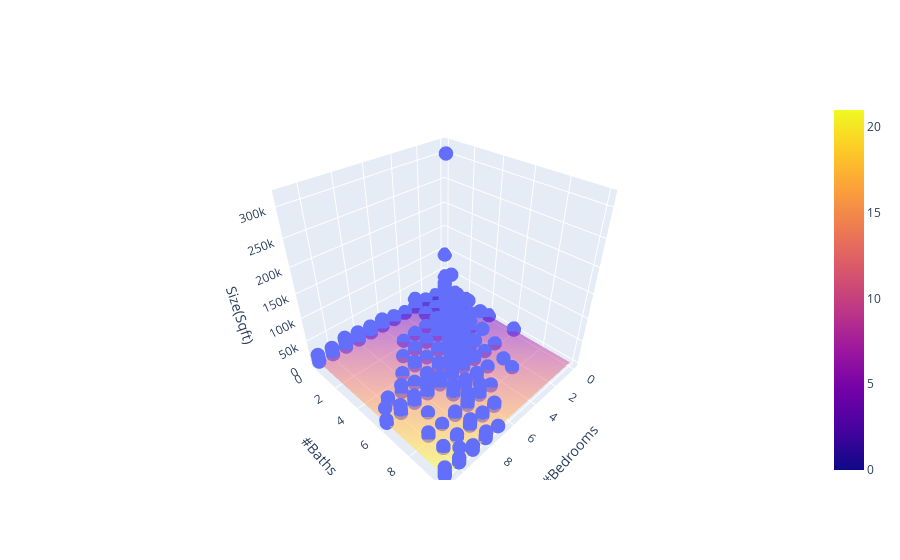

The code cell stored with this chart in its notebook:
### Code cell
try:
    x = X.to_numpy()
except:
    pass

# create 3D scatter plot
scatter = go.Scatter3d(x=x[:,0],
                       y=x[:,1],
                       z=x[:,2],
                       mode='markers',
                       marker=dict(size=5))

# create a linear sheet that cuts through the data
new_x = np.linspace(min(x[:,0]), max(x[:,0]), 10)
new_y = np.linspace(min(x[:,1]), max(x[:,1]), 10)
X, Y = np.meshgrid(new_x, new_y)
Z = X + Y

# create 3D surface plot of the linear sheet
surface = go.Surface(x=X, y=Y, z=Z, opacity=0.5)

# create figure and add scatter and surface plots
fig = go.Figure(data=[scatter, surface])

# set labels for each axis
fig.update_layout(scene=dict(xaxis_title='#Bedrooms',
                             yaxis_title='#Baths',
                             zaxis_title='Size(Sqft)'))

# display the plot
fig.show()

### Figure 1 — Plotly figure (JSON) as saved in the notebook; plotly's stock layout.template omitted (floating-point values rounded to 4 significant figures; data arrays with more than 128 entries replaced by an {"elided": "..."} marker saying what was removed)
{"data": [{"marker": {"size": 5}, "mode": "markers", "type": "scatter3d", "x": {"elided": "16019 int values"}, "y": {"elided": "16019 int values"}, "z": {"elided": "16019 int values"}}, {"opacity": 0.5, "type": "surface", "x": [[0, 1.222, 2.444, 3.667, 4.889, 6.111, 7.333, 8.556, 9.778, 11], [0, 1.222, 2.444, 3.667, 4.889, 6.111, 7.333, 8.556, 9.778, 11], [0, 1.222, 2.444, 3.667, 4.889, 6.111, 7.333, 8.556, 9.778, 11], [0, 1.222, 2.444, 3.667, 4.889, 6.111, 7.333, 8.556, 9.778, 11], [0, 1.222, 2.444, 3.667, 4.889, 6.111, 7.333, 8.556, 9.778, 11], [0, 1.222, 2.444, 3.667, 4.889, 6.111, 7.333, 8.556, 9.778, 11], [0, 1.222, 2.444, 3.667, 4.889, 6.111, 7.333, 8.556, 9.778, 11], [0, 1.222, 2.444, 3.667, 4.889, 6.111, 7.333, 8.556, 9.778, 11], [0, 1.222, 2.444, 3.667, 4.889, 6.111, 7.333, 8.556, 9.778, 11], [0, 1.222, 2.444, 3.667, 4.889, 6.111, 7.333, 8.556, 9.778, 11]], "y": [[0, 0, 0, 0, 0, 0, 0, 0, 0, 0], [1.111, 1.111, 1.111, 1.111, 1.111, 1.111, 1.111, 1.111, 1.111, 1.111], [2.222, 2.222, 2.222, 2.222, 2.222, 2.222, 2.222, 2.222, 2.222, 2.222], [3.333, 3.333, 3.333, 3.333, 3.333, 3.333, 3.333, 3.333, 3.333, 3.333], [4.444, 4.444, 4.444, 4.444, 4.444, 4.444, 4.444, 4.444, 4.444, 4.444], [5.556, 5.556, 5.556, 5.556, 5.556, 5.556, 5.556, 5.556, 5.556, 5.556], [6.667, 6.667, 6.667, 6.667, 6.667, 6.667, 6.667, 6.667, 6.667, 6.667], [7.778, 7.778, 7.778, 7.778, 7.778, 7.778, 7.778, 7.778, 7.778, 7.778], [8.889, 8.889, 8.889, 8.889, 8.889, 8.889, 8.889, 8.889, 8.889, 8.889], [10, 10, 10, 10, 10, 10, 10, 10, 10, 10]], "z": [[0, 1.222, 2.444, 3.667, 4.889, 6.111, 7.333, 8.556, 9.778, 11], [1.111, 2.333, 3.556, 4.778, 6, 7.222, 8.444, 9.667, 10.89, 12.11], [2.222, 3.444, 4.667, 5.889, 7.111, 8.333, 9.556, 10.78, 12, 13.22], [3.333, 4.556, 5.778, 7, 8.222, 9.444, 10.67, 11.89, 13.11, 14.33], [4.444, 5.667, 6.889, 8.111, 9.333, 10.56, 11.78, 13.0, 14.22, 15.44], [5.556, 6.778, 8, 9.222, 10.44, 11.67, 12.89, 14.11, 15.33, 16.56], [6.667, 7.889, 9.111, 10.33, 11.56, 12.78, 14, 15.22, 16.44, 17.67], [7.778, 9, 10.22, 11.44, 12.67, 13.89, 15.11, 16.33, 17.56, 18.78], [8.889, 10.11, 11.33, 12.56, 13.78, 15, 16.22, 17.44, 18.67, 19.89], [10, 11.22, 12.44, 13.67, 14.89, 16.11, 17.33, 18.56, 19.78, 21]]}], "layout": {"scene": {"xaxis": {"title": {"text": "#Bedrooms"}}, "yaxis": {"title": {"text": "#Baths"}}, "zaxis": {"title": {"text": "Size(Sqft)"}}}}}
